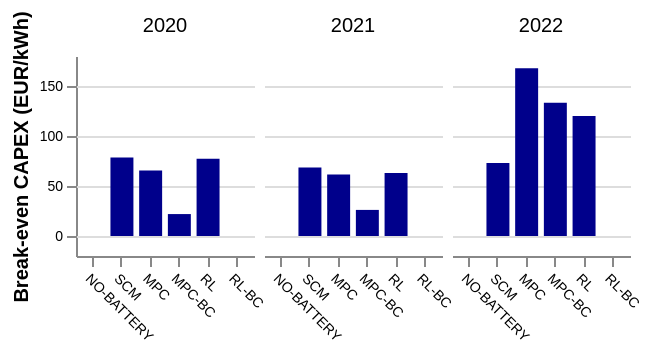

Notebook source saved alongside this figure:
### Code cell
data = data_all[data_all['load_profile']=='L12']
data = data.rename(columns={'pv_profile':'Profile', 'bat_usage_cost':'Bat. cost', 'el_bill':'El. bill'})
data_new = data.melt(id_vars=['strategy', 'year', 'load_profile', 'Profile'], value_vars=['break_even_CAPEX'])
data_new = data_new.rename(columns={'variable':'break-even'})

print(data_new)

alt.Chart(data_new).mark_bar().encode(
    x=alt.X('strategy:N', title=None, sort=['NO-BATTERY', 'SCM', 'MPC', 'MPC-BC', 'RL', 'RL-BC']),   
    y=alt.Y('sum(value):Q',axis=alt.Axis(grid=True, title='Break-even CAPEX (EUR/kWh)', 
                                          titleFontStyle='normal', titleFontSize=10, labelAngle=0)),    
    column=alt.Column('year:N', title=None, spacing=5).header(labelFontSize=10, labelFont='arial'),   
    color=alt.Color('break-even:N', scale=alt.Scale(range=colors3)).legend(None),   
    xOffset=alt.XOffset("Profile:N")
    ).configure_view(     
            # remove grid lines around column clusters
            strokeOpacity=0).properties(
                width=89,
                height=100
            ).configure_axis(
                labelFontSize=7,
                titleFontSize=10,
                labelFont='arial',
                titleFont='arial',
                labelAngle=45
            ).configure_range(category=alt.RangeScheme(colors3)
            )

### Figure 1 — Vega-Lite specification as saved in the notebook (floating-point values rounded to 4 significant figures)
{"config": {"view": {"continuousWidth": 300, "continuousHeight": 300, "strokeOpacity": 0}, "axis": {"labelAngle": 45, "labelFont": "arial", "labelFontSize": 7, "titleFont": "arial", "titleFontSize": 10}, "range": {"category": ["darkblue", "#E9A111"]}}, "data": {"name": "data-b105c9008ae03fb093c2675071467152"}, "mark": {"type": "bar"}, "encoding": {"color": {"field": "break-even", "legend": null, "scale": {"range": ["darkblue", "#E9A111"]}, "type": "nominal"}, "column": {"field": "year", "header": {"labelFontSize": 10, "labelFont": "arial"}, "spacing": 5, "title": null, "type": "nominal"}, "x": {"field": "strategy", "sort": ["NO-BATTERY", "SCM", "MPC", "MPC-BC", "RL", "RL-BC"], "title": null, "type": "nominal"}, "xOffset": {"field": "Profile", "type": "nominal"}, "y": {"aggregate": "sum", "axis": {"grid": true, "labelAngle": 0, "title": "Break-even CAPEX (EUR/kWh)", "titleFontSize": 10, "titleFontStyle": "normal"}, "field": "value", "type": "quantitative"}}, "height": 100, "width": 89, "$schema": "https://vega.github.io/schema/vega-lite/v5.20.1.json", "datasets": {"data-b105c9008ae03fb093c2675071467152": [{"strategy": "MPC-BC", "year": 2020, "load_profile": "L12", "Profile": "south", "break-even": "break_even_CAPEX", "value": 21.93}, {"strategy": "MPC-BC", "year": 2021, "load_profile": "L12", "Profile": "south", "break-even": "break_even_CAPEX", "value": 26.09}, {"strategy": "MPC-BC", "year": 2022, "load_profile": "L12", "Profile": "south", "break-even": "break_even_CAPEX", "value": 133.3}, {"strategy": "MPC", "year": 2020, "load_profile": "L12", "Profile": "south", "break-even": "break_even_CAPEX", "value": 65.41}, {"strategy": "MPC", "year": 2021, "load_profile": "L12", "Profile": "south", "break-even": "break_even_CAPEX", "value": 61.57}, {"strategy": "MPC", "year": 2022, "load_profile": "L12", "Profile": "south", "break-even": "break_even_CAPEX", "value": 167.6}, {"strategy": "NO-BATTERY", "year": 2020, "load_profile": "L12", "Profile": "south", "break-even": "break_even_CAPEX", "value": null}, {"strategy": "NO-BATTERY", "year": 2021, "load_profile": "L12", "Profile": "south", "break-even": "break_even_CAPEX", "value": null}, {"strategy": "NO-BATTERY", "year": 2022, "load_profile": "L12", "Profile": "south", "break-even": "break_even_CAPEX", "value": null}, {"strategy": "RL-BC", "year": 2020, "load_profile": "L12", "Profile": "south", "break-even": "break_even_CAPEX", "value": 2.968e-06}, {"strategy": "RL-BC", "year": 2021, "load_profile": "L12", "Profile": "south", "break-even": "break_even_CAPEX", "value": 1.395e-06}, {"strategy": "RL-BC", "year": 2022, "load_profile": "L12", "Profile": "south", "break-even": "break_even_CAPEX", "value": -2.556e-06}, {"strategy": "RL", "year": 2020, "load_profile": "L12", "Profile": "south", "break-even": "break_even_CAPEX", "value": 77.2}, {"strategy": "RL", "year": 2021, "load_profile": "L12", "Profile": "south", "break-even": "break_even_CAPEX", "value": 63.03}, {"strategy": "RL", "year": 2022, "load_profile": "L12", "Profile": "south", "break-even": "break_even_CAPEX", "value": 119.9}, {"strategy": "SCM", "year": 2020, "load_profile": "L12", "Profile": "south", "break-even": "break_even_CAPEX", "value": 78.6}, {"strategy": "SCM", "year": 2021, "load_profile": "L12", "Profile": "south", "break-even": "break_even_CAPEX", "value": 68.4}, {"strategy": "SCM", "year": 2022, "load_profile": "L12", "Profile": "south", "break-even": "break_even_CAPEX", "value": 73.04}]}}
